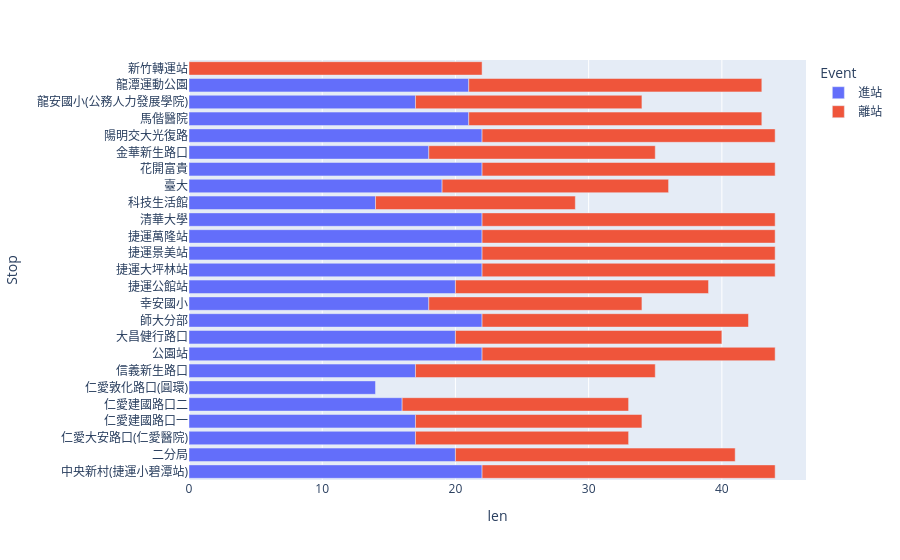

Here is the notebook cell this chart was saved with:
### Code cell
fig = px.bar(
    df.filter(pl.col("Direction") == "返程")
    .group_by(["Stop", "Event"])
    .len()
    .sort(["Stop", "Event"]),
    y="Stop",
    x="len",
    color="Event",
)
fig.show()
# fig.show(renderer = "browser") to see in details

### Figure 1 — Plotly figure (JSON) as saved in the notebook; plotly's stock layout.template omitted (floating-point values rounded to 4 significant figures)
{"data": [{"hovertemplate": "Event=進站<br>len=%{x}<br>Stop=%{y}<extra></extra>", "legendgroup": "進站", "marker": {"color": "#636efa", "pattern": {"shape": ""}}, "name": "進站", "orientation": "h", "showlegend": true, "textposition": "auto", "type": "bar", "x": [22, 20, 17, 17, 16, 14, 17, 22, 20, 22, 18, 20, 22, 22, 22, 22, 14, 19, 22, 18, 22, 21, 17, 21], "xaxis": "x", "y": ["中央新村(捷運小碧潭站)", "二分局", "仁愛大安路口(仁愛醫院)", "仁愛建國路口一", "仁愛建國路口二", "仁愛敦化路口(圓環)", "信義新生路口", "公園站", "大昌健行路口", "師大分部", "幸安國小", "捷運公館站", "捷運大坪林站", "捷運景美站", "捷運萬隆站", "清華大學", "科技生活館", "臺大", "花開富貴", "金華新生路口", "陽明交大光復路", "馬偕醫院", "龍安國小(公務人力發展學院)", "龍潭運動公園"], "yaxis": "y"}, {"hovertemplate": "Event=離站<br>len=%{x}<br>Stop=%{y}<extra></extra>", "legendgroup": "離站", "marker": {"color": "#EF553B", "pattern": {"shape": ""}}, "name": "離站", "orientation": "h", "showlegend": true, "textposition": "auto", "type": "bar", "x": [22, 21, 16, 17, 17, 18, 22, 20, 20, 16, 19, 22, 22, 22, 22, 22, 15, 17, 22, 17, 22, 22, 17, 22], "xaxis": "x", "y": ["中央新村(捷運小碧潭站)", "二分局", "仁愛大安路口(仁愛醫院)", "仁愛建國路口一", "仁愛建國路口二", "信義新生路口", "公園站", "大昌健行路口", "師大分部", "幸安國小", "捷運公館站", "捷運大坪林站", "捷運景美站", "捷運萬隆站", "新竹轉運站", "清華大學", "科技生活館", "臺大", "花開富貴", "金華新生路口", "陽明交大光復路", "馬偕醫院", "龍安國小(公務人力發展學院)", "龍潭運動公園"], "yaxis": "y"}], "layout": {"barmode": "relative", "legend": {"title": {"text": "Event"}, "tracegroupgap": 0}, "margin": {"t": 60}, "xaxis": {"anchor": "y", "domain": [0, 1], "title": {"text": "len"}}, "yaxis": {"anchor": "x", "domain": [0, 1], "title": {"text": "Stop"}}}}
